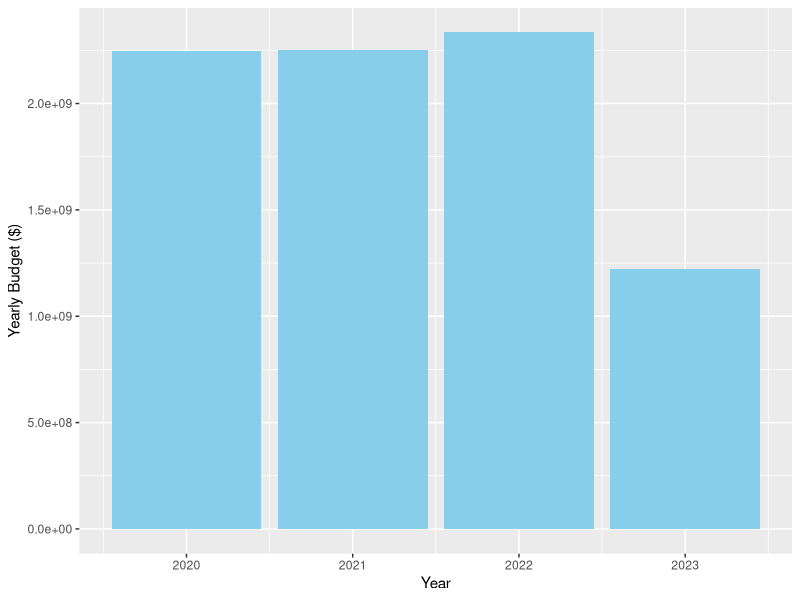
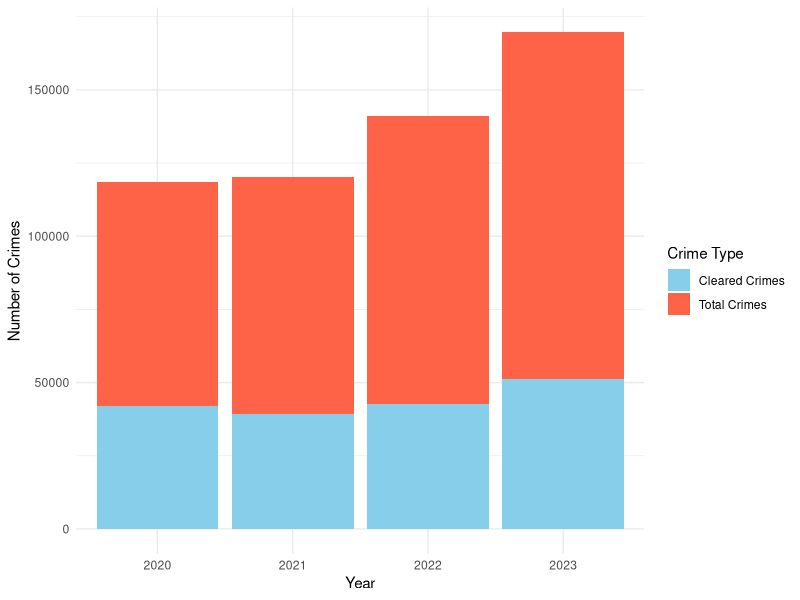

Source code (R) for these figures, in order:
## ---- chunk 1
#| include: false
#| warning: false
#| message: false

library(tidyverse)
library(knitr)
library(kableExtra)

data_bud <- read_csv(here::here("data/analysis_data/analysis_budget_data.csv"))
data_cri <- read_csv(here::here("data/analysis_data/analysis_crime_data.csv"))
summary_table_bud <- 
  read_csv(here::here("data/analysis_data/total_budget_data.csv"))
summary_table_cri <- 
  read_csv(here::here("data/analysis_data/total_crime_data.csv"))
## ---- chunk 2
#| echo: false

# present the budget variables table
summary_table_bud %>%
  kable("latex", caption = "Total Police Budget Over Years {#tbl-bud}",
        col.names = c("Year", "Yearly Budget", 
                              "Change From Last", "Percent Change")) %>%
  kable_styling(latex_options = c("striped", "hold_position"))


## ---- chunk 3
#| echo: false

# present the crime variables table
summary_table_cri %>%
  kable("latex", caption = "Total Crime Reports Over Years {#tbl-cri}",
        col.names = c("Year", "Yearly Crimes", 
                              "Cleared Crimes", "Percent Cleared")) %>%
  kable_styling(latex_options = c("striped", "hold_position"))


## ---- chunk 4
#| label: fig-bud
#| fig-cap: "Total Police Budget Over Time"
#| echo: false

# graphs to show change in police budget and crime rates over time
ggplot(data = summary_table_bud, aes(x = Year, y = Yearly_Budget)) + 
  geom_bar(stat = "identity", fill = "skyblue") + 
  labs(
    x = "Year",
    y = "Yearly Budget ($)"
  )

## ---- chunk 5
#| label: fig-cri
#| fig-cap: "Total Reported Crimes and Cleared Crimes Over Time"
#| echo: false

# plot for crime and cleared crime count over time
ggplot(summary_table_cri, aes(x = factor(Year))) + 
  # Plot total crime count as a full bar
  geom_bar(aes(y = Yearly_Crimes, fill = "Total Crimes"), stat = "identity",
           position = "stack") +
  
  # Overlay cleared crimes as a portion of the total crimes
  geom_bar(aes(y = Cleared_Crimes, fill = "Cleared Crimes"), 
           stat = "identity", position = "stack") +
  
  # Custom colors
  scale_fill_manual(values = c("Total Crimes" = "tomato", 
                               "Cleared Crimes" = "skyblue")) +
  
  # Labels and theme
  labs(
    x = "Year",
    y = "Number of Crimes",
    fill = "Crime Type"
  ) +
  theme_minimal()
